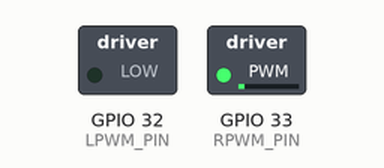
Simulated run of this sketch. Board: ESP32. Shown: switched loads named in the sketch (green lamp = pin HIGH).

Above: at 0.05 s.
At 6.0 s:
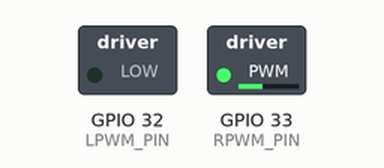
At 8.0 s:
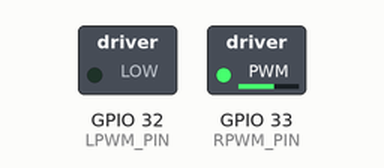
At 12.0 s:
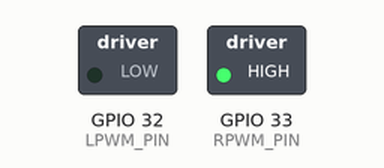
Timing chart, 0 to 15.6 s (numbered marks = the images above):
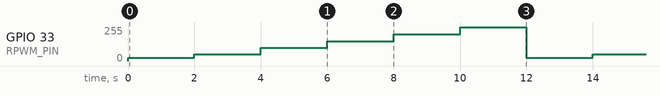

The sketch:

motorDriverTest.ino
```cpp
  const int RPWM_PIN = 33;
  const int LPWM_PIN = 32;

  const int RPWM_CH = 0;
  const int LPWM_CH = 1;

  const int PWM_FREQ = 8000;
  const int PWM_RES  = 10;          // 0..1023
  const uint16_t DUTY_MAX = 1023; //from power supply, max: 525

  void setup() {
    ledcAttachChannel(RPWM_PIN, PWM_FREQ, PWM_RES, RPWM_CH);
    ledcAttachChannel(LPWM_PIN, PWM_FREQ, PWM_RES, LPWM_CH);
    stopMotor();
  }

  void stopMotor() {
    ledcWrite(RPWM_PIN, 0);
    ledcWrite(LPWM_PIN, 0);
  }

  void setForward(uint16_t duty) {
    ledcWrite(LPWM_PIN, 0);
    ledcWrite(RPWM_PIN, duty);
  }

  void setReverse(uint16_t duty) {
    ledcWrite(RPWM_PIN, 0);
    ledcWrite(LPWM_PIN, duty);
  }

  void rampForward(uint16_t maxDuty, uint16_t step, uint16_t stepDelayMs) {
    for (uint16_t d = 0; d <= maxDuty; d += step) {
      setForward(d);
      delay(stepDelayMs);
    }
    setForward(maxDuty);
  }

  void rampReverse(uint16_t maxDuty, uint16_t step, uint16_t stepDelayMs) {
    for (uint16_t d = 0; d <= maxDuty; d += step) {
      setReverse(d);
      delay(stepDelayMs);
    }
    setReverse(maxDuty);
  }

  void loop() {
    //rampForward(DUTY_MAX, 8, 1);   // 0 -> full forward
    //delay(2000);

    setForward(100);
    delay(2000);

    setForward(200);
    delay(2000);

    setForward(400);
    delay(2000);

    setForward(600);
    delay(2000);

    setForward(800);
    delay(2000);

    setForward(1023);
    delay(2000);


  }
```

Measured:
- by itself, GPIO 33 (RPWM_PIN): repeats every 12.0 s: 50/255 2.0 s, 100/255 2.0 s, 149/255 2.0 s, 199/255 2.0 s, 255/255 2.0 s, 25/255 2.0 s
